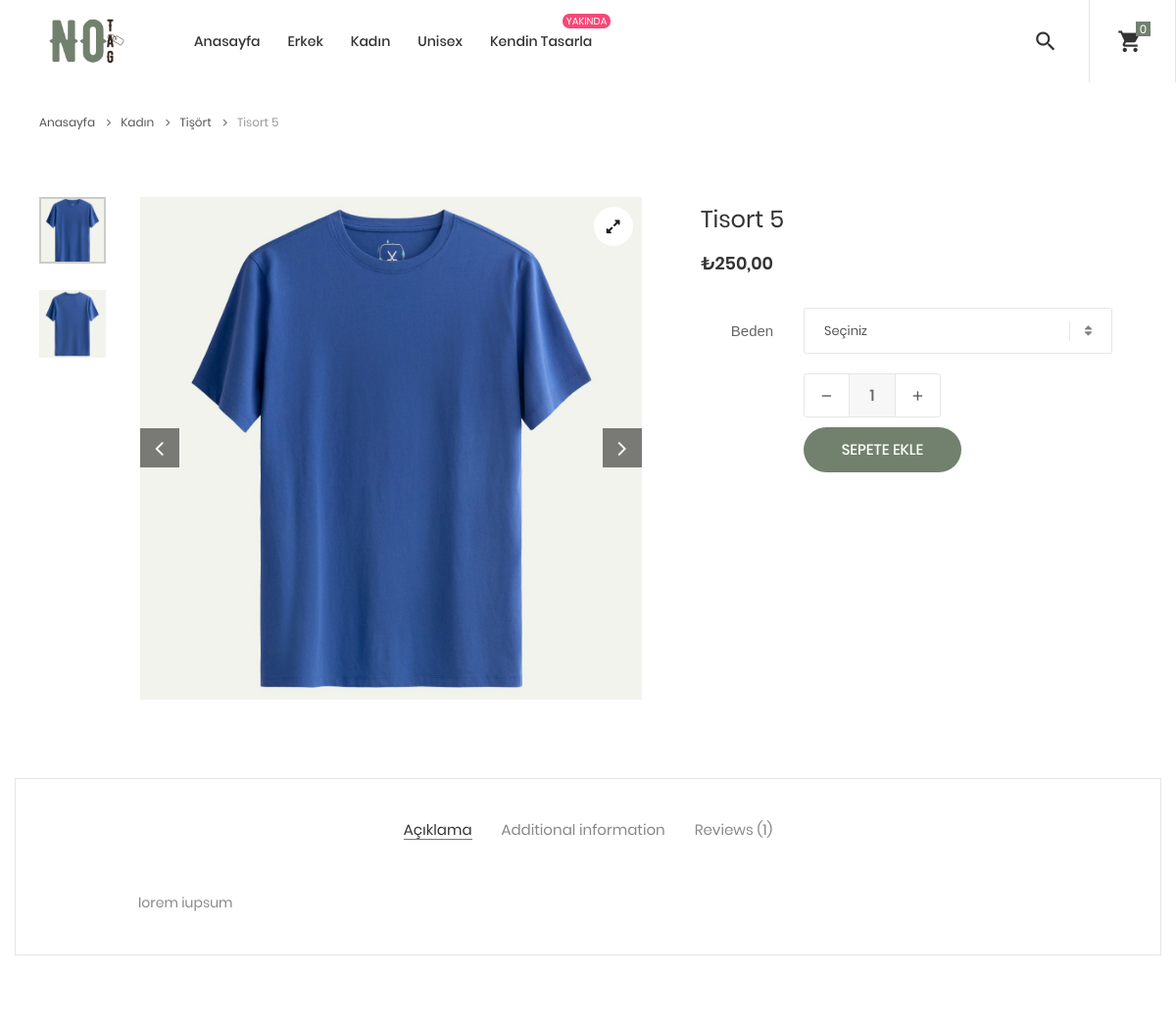
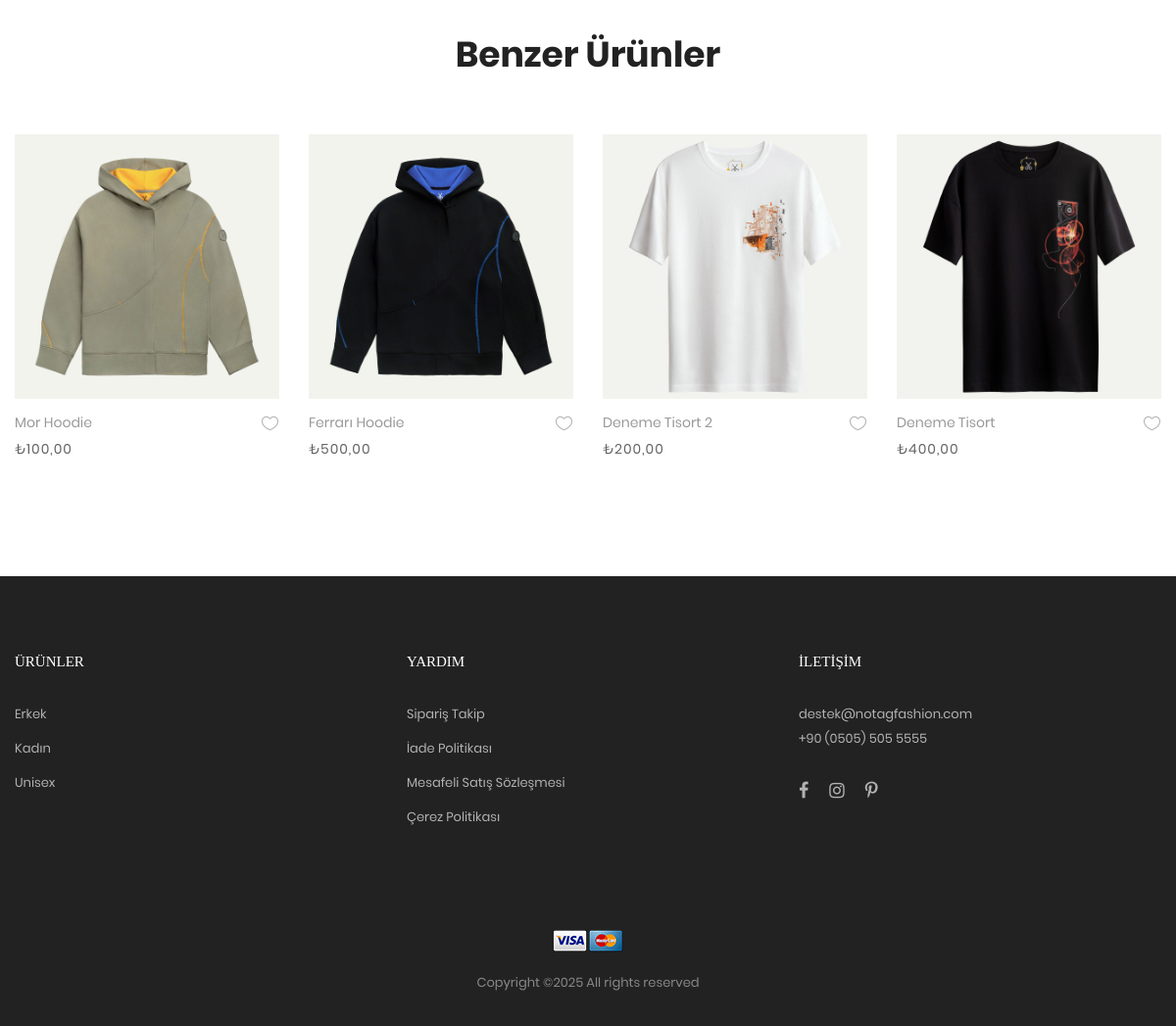
Page /tisort/tisort-5/ (signed in) on the committed database (2 pictures, top to bottom).
### product/models.py (models this page shows, shortened)
class ParentCategory(models.Model):
    name = models.CharField(
        max_length=250,
        unique=True,
        verbose_name='Üst Kategori İsmi'
    )
    slug = models.SlugField(
        max_length=250,
        unique=True,
        verbose_name='Slug - Lütfen Burayı Değiştirmeyin-',
        blank=True
    )
    image = models.ImageField(
        upload_to = 'parentCategory',
        blank = True,
        verbose_name = 'Resim'
    )
    class Meta:
        ordering = ('name',)
        verbose_name = 'Üst Kategori'
        verbose_name_plural = 'Üst Kategoriler'
    def get_url(self):
        return reverse('parent_category', args=[self.slug])

class Product(models.Model):
    name = models.CharField(
        max_length=250,
        unique=True,
        verbose_name='İsim'
    )
    slug = models.SlugField(
        max_length=250,
        unique=True,
        verbose_name='Slug - Lütfen Burayı Değiştirmeyin-',
        blank=True  # Otomatik olarak oluşturulacak
    )
    description = models.TextField(
        blank=True,
        verbose_name='Açıklama'
    )
    collection = models.ForeignKey(
        'Collection',
        on_delete=models.SET_NULL,
        null=True,
        blank=True,
        related_name='collections',
        verbose_name='Koleksiyon'
    )
    category = models.ForeignKey(
        'Category',
        on_delete=models.CASCADE,
        related_name='products',
        verbose_name='Kategori'
    )
    price = models.DecimalField(
        max_digits=10,
        decimal_places=2,
        verbose_name='Tutar'
    )
    imageOne = models.ImageField(
        upload_to='product',
        blank=True,
        verbose_name='Resim 1'
    )
    imageTwo = models.ImageField(
        upload_to='product',
        null=True,
        blank=True,
        verbose_name='Resim 2'
    )
    imageThree = models.ImageField(
        upload_to='product',
        blank=True,
        null=True,
        verbose_name='Resim 3'
    )
    avaible = models.BooleanField(
        default=True,
        verbose_name='Yayınlandı'
    )
    created = models.DateTimeField(
        auto_now_add=True,
        verbose_name='Oluşturulma Tarihi'
    )
    updated = models.DateTimeField(
        auto_now=True,
        verbose_name='Güncellenme Tarihi'
    )
    class Meta:
        ordering = ('name',)
        verbose_name = 'Ürün'
        verbose_name_plural = 'Ürünler'
    def get_url(self):
        return reverse('ProdCatDetail', args=[self.category.slug, self.slug])

class Category(models.Model):
    name = models.CharField(
        max_length=250,
        verbose_name='İsim'
    )
    slug = models.SlugField(
        max_length=250,
        verbose_name='Slug - Lütfen Burayı Değiştirmeyin-',
        blank=True  # Otomatik olarak oluşturulacak
    )
    parent_categories = models.ForeignKey(
        ParentCategory,
        related_name='categories',  # Üst kategoriler üzerinden erişim için
        verbose_name='Üst Kategoriler',
        on_delete=models.CASCADE,
        null=True,
        blank=True
    )
    class Meta:
        ordering = ('name',)
        verbose_name = 'Kategori'
        verbose_name_plural = 'Kategoriler'

### page/views.py (the view)
# urls.py: path('<slug:c_slug>/<slug:product_slug>/', ProdCatDetail , name='ProdCatDetail'),
def ProdCatDetail(request, c_slug, product_slug):
    product = get_object_or_404(Product, category__slug=c_slug, slug=product_slug)
    return render(request, 'product.html', {
        'product': product,
        'latest_products': Product.objects.filter(avaible=True).only('id', 'name', 'price', 'imageOne').order_by('-created')[:10],
        }
        )

### ecommerce/context_data/nav_context.py (called while the page is built)
def menu_links(request):
    cart = None
    cart_items = []
    if request.user.is_authenticated:
        cart, created = Cart.objects.get_or_create(user=request.user)
    else:
        session_key = request.session.session_key
        if not session_key:
            request.session.create()
            session_key = request.session.session_key
        cart, created = Cart.objects.get_or_create(cart_id=session_key)
    if cart:
        cart_items = CartItem.objects.filter(cart=cart, active=True)
    return {
        'parent_categories': ParentCategory.objects.only('id', 'name'),
        'categories': Category.objects.only('id', 'name', 'parent_categories'),
        'cart': cart,
        'cart_items': cart_items,
    }

### templates/product.html (shortened to what this page needs)
{% extends "base/base.html" %}
{% block content %}
{% load static %}
	<div class="container">
		<div class="bread-crumb flex-w p-l-25 p-r-15 p-t-30 p-lr-0-lg">
			<a href="{% url "home" %}" class="stext-109 cl8 hov-cl1 trans-04">
				Anasayfa
				<i class="fa fa-angle-right m-l-9 m-r-10" aria-hidden="true"></i>
			</a>
			<a href="{{product.category.parent_categories.get_url}}" class="stext-109 cl8 hov-cl1 trans-04">
				{{product.category.parent_categories.name}}
				<i class="fa fa-angle-right m-l-9 m-r-10" aria-hidden="true"></i>
			</a>
            <a href="{{product.category.get_url}}" class="stext-109 cl8 hov-cl1 trans-04">
				{{product.category.name}}
				<i class="fa fa-angle-right m-l-9 m-r-10" aria-hidden="true"></i>
			</a>
			<span class="stext-109 cl4">
				{{product.name}}
			</span>
		</div>
	</div>
<section class="sec-product-detail bg0 p-t-65 p-b-60">
    <div class="container">
        <div class="row">
            <div class="col-md-6 col-lg-7 p-b-30">
                <div class="p-l-25 p-r-30 p-lr-0-lg">
                    <div class="wrap-slick3 flex-sb flex-w">
                        <div class="wrap-slick3-dots"></div>
                        <div class="slick3 gallery-lb">
                            <div class="item-slick3" data-thumb="{{product.imageOne.url}}">
                                <div class="wrap-pic-w pos-relative">
                                    <img src="{{product.imageOne.url}}" alt="IMG-PRODUCT">
                                    <a class="flex-c-m size-108 how-pos1 bor0 fs-16 cl10 bg0 hov-btn3 trans-04" href="{{product.imageOne.url}}">
                                        <i class="fa fa-expand"></i>
                                    </a>
                                </div>
                            </div>
                        </div>
                    </div>
                </div>
            </div>
            <div class="col-md-6 col-lg-5 p-b-30">
                <div class="p-r-50 p-t-5 p-lr-0-lg">
                    <h4 class="mtext-105 cl2 js-name-detail p-b-14">
                        {{product.name}}
                    </h4>
                    <span class="mtext-106 cl2">
                        ₺{{product.price}}
                    </span>
                    <div class="p-t-33">
                        <div class="flex-w flex-r-m p-b-10">
                            <div class="size-203 flex-c-m respon6">
                                Beden
                            </div>
                            <div class="size-204 respon6-next">
                                <div class="rs1-select2 bor8 bg0">
                                </div>
                            </div>
                        </div>
                        <div class="flex-w flex-r-m p-b-10">
                            <div class="size-204 flex-w flex-m respon6-next">
                                <div class="wrap-num-product flex-w m-r-20 m-tb-10">
                                    <div class="btn-num-product-down cl8 hov-btn3 trans-04 flex-c-m">
                                        <i class="fs-16 zmdi zmdi-minus"></i>
                                    </div>
                                    <input class="mtext-104 cl3 txt-center num-product" type="number" name="num-product" id="quantity" value="1" min="1">
                                    <div class="btn-num-product-up cl8 hov-btn3 trans-04 flex-c-m">
                                        <i class="fs-16 zmdi zmdi-plus"></i>
                                    </div>
                                </div>
                                <button class="flex-c-m stext-101 cl0 size-101 bg1 bor1 hov-btn1 p-lr-15 trans-04" id="add-to-cart">
                                    Sepete Ekle
                                </button>
                            </div>
                        </div>
                    </div>
                </div>
            </div>
        </div>
        <div class="bor10 m-t-50 p-t-43 p-b-40">
            <div class="tab01">
                <ul class="nav nav-tabs" role="tablist">
                    <li class="nav-item p-b-10">
                        <a class="nav-link active" data-toggle="tab" href="#description" role="tab">Açıklama</a>
                    </li>
                    <li class="nav-item p-b-10">
                        <a class="nav-link" data-toggle="tab" href="#information" role="tab">Additional information</a>
                    </li>
                    <li class="nav-item p-b-10">
                        <a class="nav-link" data-toggle="tab" href="#reviews" role="tab">Reviews (1)</a>
                    </li>
                </ul>
                <div class="tab-content p-t-43">
                    <div class="tab-pane fade show active" id="description" role="tabpanel">
                        <div class="how-pos2 p-lr-15-md">
                            <p class="stext-102 cl6">
                                {{product.description}}
                            </p>
                        </div>
                    </div>
                </div>
            </div>
        </div>
    </div>
</section>
<section class="sec-relate-product bg0 p-t-45 p-b-105">
    <div class="container">
        <div class="p-b-45">
            <h3 class="ltext-106 cl5 txt-center">
                Benzer Ürünler
            </h3>
        </div>
        <div class="wrap-slick2">
            <div class="slick2">
                {% for latest_product in latest_products %}
                {% if not latest_product.id == product.id %}
                <div class="item-slick2 p-l-15 p-r-15 p-t-15 p-b-15">
                    <div class="block2">
                        <div class="block2-pic hov-img0">
                            <img src="{{latest_product.imageOne.url}}" alt="IMG-PRODUCT">
                        </div>
                        <div class="block2-txt flex-w flex-t p-t-14">
                            <div class="block2-txt-child1 flex-col-l ">
                                <a href="{{latest_product.get_url}}" class="stext-104 cl4 hov-cl1 trans-04 js-name-b2 p-b-6">
                                    {{latest_product.name}}
                                </a>
                                <span class="stext-105 cl3">
                                    ₺{{latest_product.price}}
                                </span>
                            </div>
                            <div class="block2-txt-child2 flex-r p-t-3">
                                <a href="#" class="btn-addwish-b2 dis-block pos-relative js-addwish-b2">
                                    <img class="icon-heart1 dis-block trans-04" src={% static "images/icons/icon-heart-01.png" %} alt="ICON">
                                </a>
                            </div>
                        </div>
                    </div>
                </div>
                {% endif %}
                {% endfor %}
        </div>
    </div>
</section>
{% endblock content %}

### templates/base/components/nav.html (shortened to what this page needs)
{% load static %}
<body class="animsition">
	<header class="header-v2">
		<div class="container-menu-desktop trans-03">
			<div class="wrap-menu-desktop">
				<nav class="limiter-menu-desktop p-l-45">
					<a href="{% url "home" %}" class="logo">
						<img  src={% static "images/logo.png" %} alt="oneTAG-LOGO">
					</a>
					<div class="menu-desktop">
						<ul class="main-menu">
							<li class='active'>
								<a href="{% url "home" %}">Anasayfa</a>
							</li>
								{% for parent_category in parent_categories %}
												<li>
													<a href="#">{{parent_category.name}}</a>
												</li>
								{% endfor %}
							<li class="label1" data-label1="yakında">
								<a href="#">Kendin Tasarla</a>
							</li>
						</ul>
					</div>
					<div class="wrap-icon-header flex-w flex-r-m h-full">
						<div class="flex-c-m h-full p-r-24">
							<div class="icon-header-item cl2 hov-cl1 trans-04 p-lr-11 js-show-modal-search">
								<i class="zmdi zmdi-search"></i>
							</div>
						</div>
						<div class="flex-c-m h-full p-l-18 p-r-25 bor5">
							<div class="icon-header-item cl2 hov-cl1 trans-04 p-lr-11 icon-header-noti js-show-cart" data-notify="{{ cart_items|length }} ">
								<i class="zmdi zmdi-shopping-cart"></i>
							</div>
						</div>
						</div>
					</div>
			</div>
	</header>

### templates/base/components/footer.html (shortened to what this page needs)
{% load static %}
<footer class="bg3 p-t-75 p-b-32">
  <div class="container">
    <div class="row">
      <div class="col-sm-6 col-lg-4 p-b-50">
        <h4 class="stext-301 cl0 p-b-30">
          Ürünler
        </h4>
        <ul>
          {% for category in parent_categories %}
          <li class="p-b-10">
            <a href="#" class="stext-107 cl7 hov-cl1 trans-04">
              {{category.name}}
            </a>
          </li>
          {% endfor %}
        </ul>
      </div>
      <div class="col-sm-6 col-lg-4 p-b-50">
        <h4 class="stext-301 cl0 p-b-30">
          Yardım
        </h4>
        <ul>
          <li class="p-b-10">
            <a href="#" class="stext-107 cl7 hov-cl1 trans-04">
              Sipariş Takip
            </a>
          </li>
          <li class="p-b-10">
            <a href="#" class="stext-107 cl7 hov-cl1 trans-04">
              İade Politikası
            </a>
          </li>
          <li class="p-b-10">
            <a href="#" class="stext-107 cl7 hov-cl1 trans-04">
              Mesafeli Satış Sözleşmesi
            </a>
          </li>
          <li class="p-b-10">
            <a href="#" class="stext-107 cl7 hov-cl1 trans-04">
              Çerez Politikası
            </a>
          </li>
        </ul>
      </div>
      <div class="col-sm-6 col-lg-4 p-b-50">
        <h4 class="stext-301 cl0 p-b-30">
          İletişim
        </h4>
        <p class="stext-107 cl7 size-201">
          destek@notagfashion.com
        </p>
        <p class="stext-107 cl7 size-201">
          +90 (0505) 505 5555
        </p>
        <div class="p-t-27">
          <a href="#" class="fs-18 cl7 hov-cl1 trans-04 m-r-16">
            <i class="fa fa-facebook"></i>
          </a>
          <a href="#" class="fs-18 cl7 hov-cl1 trans-04 m-r-16">
            <i class="fa fa-instagram"></i>
          </a>
          <a href="#" class="fs-18 cl7 hov-cl1 trans-04 m-r-16">
            <i class="fa fa-pinterest-p"></i>
          </a>
        </div>
      </div>
    </div>
    <div class="p-t-40">
      <div class="flex-c-m flex-w p-b-18">
        <a href="#" class="m-all-1">
          <img src={% static "images/icons/icon-pay-02.png" %} alt="ICON-PAY">
        </a>
        <a href="#" class="m-all-1">
          <img src={% static "images/icons/icon-pay-03.png" %} alt="ICON-PAY">
        </a>
      </div>
      <p class="stext-107 cl6 txt-center">
Copyright &copy;<script>document.write(new Date().getFullYear());</script> All rights reserved
      </p>
    </div>
  </div>
</footer>
</body>
</html>

### rows in the picture
ParentCategory: name "Erkek"
ParentCategory: name "Kadın"
ParentCategory: name "Unisex"
Product: category.parent_categories.name "Kadın", category.name "Tişört", name "Tisort 5", imageOne (picture), price "250,00", description "lorem iupsum"
Product: imageOne (picture), name "Mor Hoodie", price "100,00"
Product: imageOne (picture), name "Ferrarı Hoodie", price "500,00"
Product: imageOne (picture), name "Deneme Tisort 2", price "200,00"
Product: imageOne (picture), name "Deneme Tisort", price "400,00"
